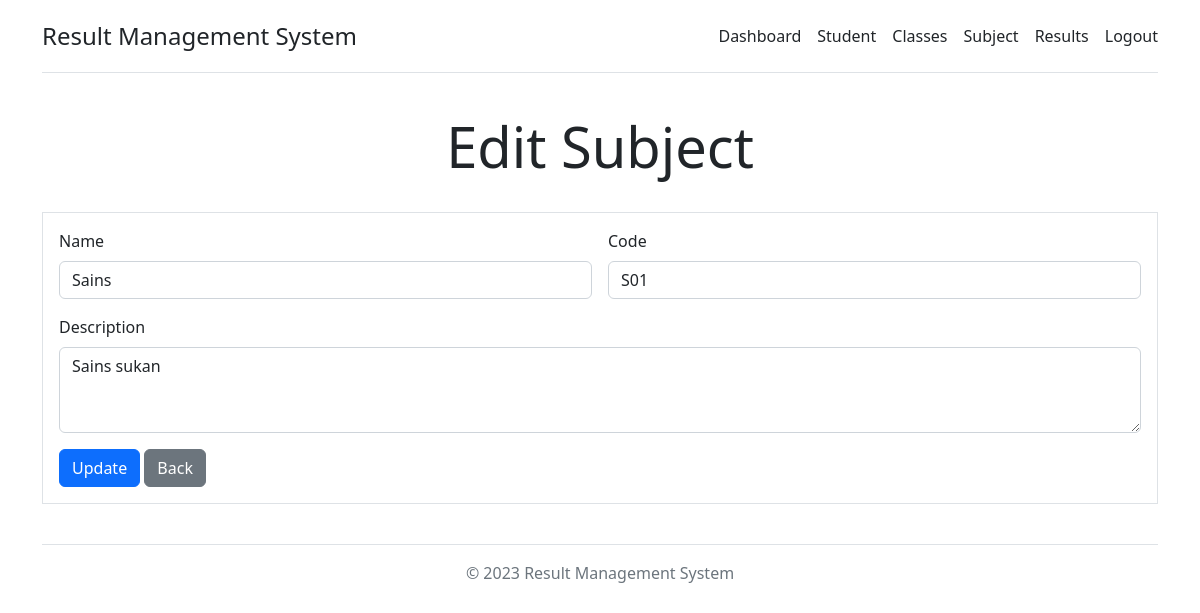
The app's page /admin/subject-edit.php?id=1 (signed in) with its own data.
### tables this page shows
CREATE TABLE `subjects` (
  `id` int(11) NOT NULL,
  `name` varchar(255) NOT NULL,
  `code` varchar(255) NOT NULL,
  `description` varchar(255) NOT NULL
);

### controller/controller.php (called while the page is built, shortened)
<?php
$conn = mysqli_connect($_ENV['DB_HOST'], $_ENV['DB_USERNAME'], $_ENV['DB_PASSWORD'], $_ENV['DB_DATABASE']);
function mysql($query)
{
    global $conn;
    return mysqli_query($conn, $query);
}
function getSubject($id)
{
    $query = "SELECT * FROM subjects WHERE id=$id";
    $result = mysql($query);
    return mysqli_fetch_assoc($result);
}

### config/include.php (called while the page is built, shortened)
<?php
function route($path)
{
    return 'http://localhost/srms/sms/' . $path;
}

### admin/subject-edit.php (the view, shortened to what this page needs)
<?php
include('../config/include.php');
include(asset('controller/controller.php'));
if (isset($_GET['id'])) {
    $subject = getSubject($_GET['id']);
}
?>
<html lang="en">
<head>
    <link href="https://cdn.jsdelivr.net/npm/bootstrap@5.2.3/dist/css/bootstrap.min.css" rel="stylesheet">
</head>
<body>
    <div class="container py-3">
        <header>
            <?php include(asset('/inc/navbar.php')) ?>
            <div class="pricing-header p-3 pb-md-4 mx-auto text-center">
                <h1 class="display-4 fw-normal">Edit Subject</h1>
            </div>
        </header>
        <main>
            <form method="post" class="border p-3">
                <div class="row g-3">
                    <div class="col-sm-6">
                        <label for="firstName" class="form-label">Name</label>
                        <input type="text" name="name" class="form-control" placeholder="" value="<?= $subject['name'] ?>" required>
                    </div>
                    <div class="col-sm-6">
                        <label for="lastName" class="form-label">Code</label>
                        <input type="text" name="code" class="form-control" placeholder="" value="<?= $subject['code'] ?>" required>
                    </div>
                    <div class="col-12">
                        <label for="address" class="form-label">Description</label>
                        <textarea name="description" cols="30" rows="3" class="form-control"><?= $subject['description'] ?></textarea>
                    </div>
                    <div class="col-sm-6">
                        <button type="submit" name="update" class="btn btn-primary">Update</button>
                        <a href="<?= route('admin/subject.php') ?>" class="btn btn-secondary">Back</a>
                    </div>
                </div>
            </form>
        </main>
        <?php include(asset('/inc/footer.php')) ?>
    </div>
</body>
</html>

### records on screen
subjects: name "Sains", code "S01", description "Sains sukan"

### other values on screen
$_ENV['APP_NAME'] "Result Management System"
